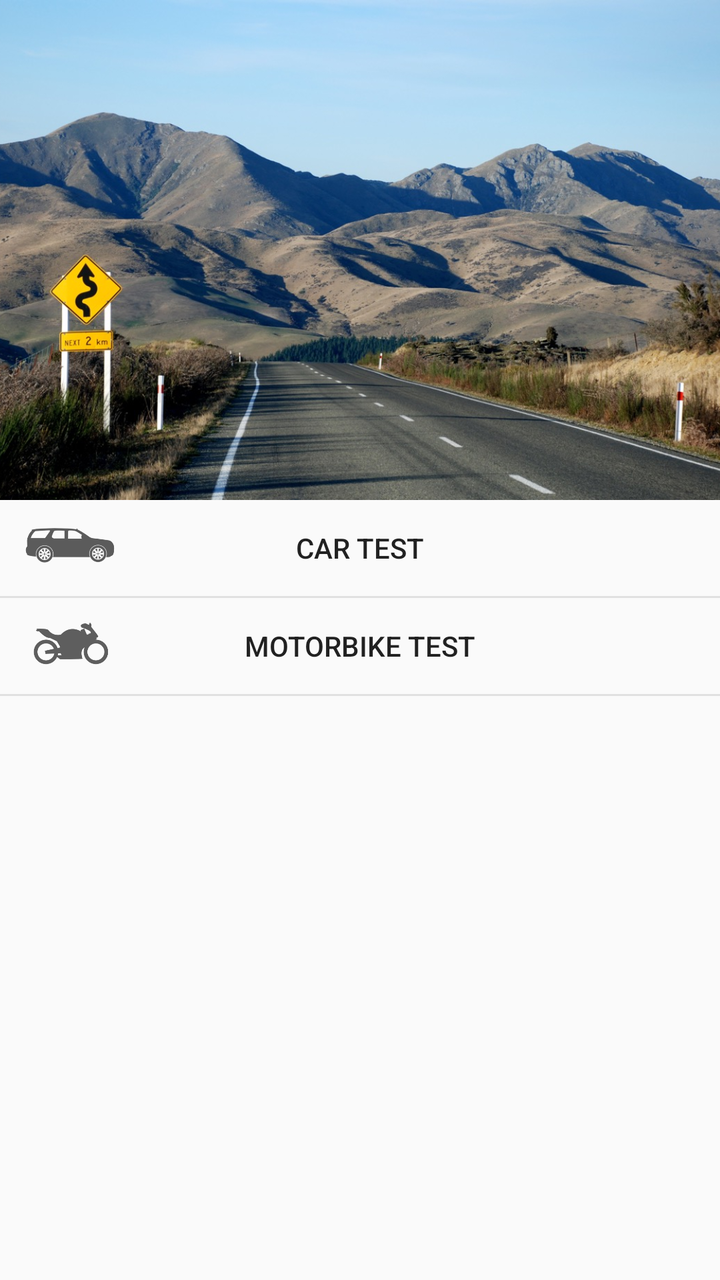
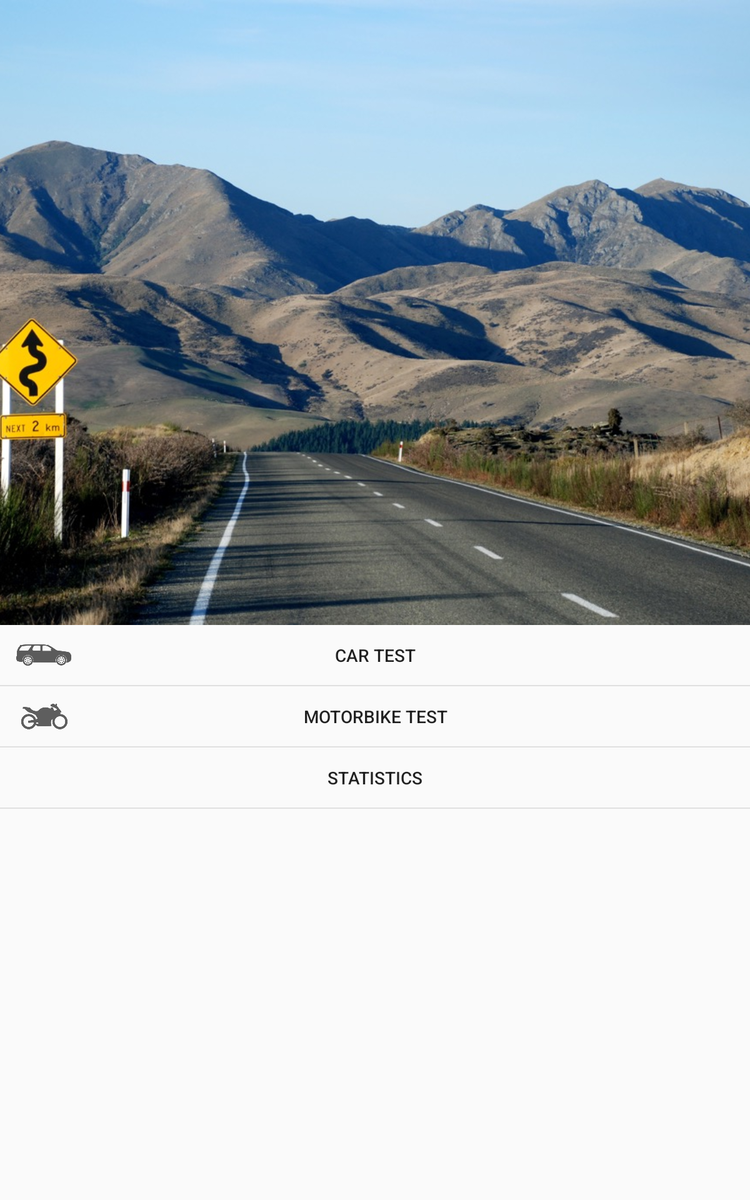

The same Android screen from two of the app's own layout files: first res/layout/ as a phone draws it, then the repository's variant for another configuration, drawn on a device whose configuration selects that folder. Both files follow.
<!-- AndroidManifest.xml: application theme Theme.MyTheme -->
<!-- res/layout/fragment_menu_main.xml -->
<?xml version="1.0" encoding="utf-8"?>
<ScrollView xmlns:android="http://schemas.android.com/apk/res/android"
    xmlns:tools="http://schemas.android.com/tools"
    android:layout_width="match_parent"
    android:layout_height="match_parent"
    tools:context=".MainActivity">

    <LinearLayout
        android:layout_width="match_parent"
        android:layout_height="wrap_content"
        android:orientation="vertical">

        <ImageView
            android:id="@+id/main_screen_image"
            android:layout_width="match_parent"
            android:layout_height="250dp"
            android:contentDescription="@string/main_menu_img_description"
            android:scaleType="centerCrop"
            android:src="@drawable/main_card" />

        <RelativeLayout
            android:layout_width="match_parent"
            android:layout_height="wrap_content">

            <ImageView
                android:layout_width="50dp"
                android:layout_height="25dp"
                android:layout_marginLeft="10dp"
                android:layout_marginStart="10dp"
                android:layout_marginTop="10dp"
                android:scaleType="centerCrop"
                android:src="@drawable/ic_car_grey"
                tools:ignore="ContentDescription" />

            <Button
                android:id="@+id/btn_main_car"
                style="?android:attr/borderlessButtonStyle"
                android:layout_width="match_parent"
                android:layout_height="wrap_content"
                android:gravity="center"
                android:text="@string/main_menu_car_test" />

        </RelativeLayout>

        
        <View
            android:layout_width="match_parent"
            android:layout_height="1dp"
            android:background="@color/separator" />

        
        
        <RelativeLayout
            android:layout_width="match_parent"
            android:layout_height="wrap_content">

            <ImageView
                android:layout_width="40dp"
                android:layout_height="25dp"
                android:layout_marginLeft="15dp"
                android:layout_marginStart="15dp"
                android:layout_marginTop="10dp"
                android:scaleType="centerCrop"
                android:src="@drawable/ic_bike_grey"
                tools:ignore="ContentDescription" />

            <Button
                android:id="@+id/btn_main_motorbike"
                style="?android:attr/borderlessButtonStyle"
                android:layout_width="fill_parent"
                android:layout_height="wrap_content"
                android:text="@string/main_menu_motorbike_test" />
        </RelativeLayout>

        <View
            android:layout_width="match_parent"
            android:layout_height="1dp"
            android:background="@color/separator" />

    </LinearLayout>
</ScrollView>
<!-- resources referenced by this layout -->
<resources>
  <color name="separator">#E0E0E0</color>
  <!-- drawable ic_bike_grey: jpg bitmap (drawable, 10922 bytes) -->
  <!-- drawable ic_car_grey: png bitmap (drawable, 14046 bytes) -->
  <!-- drawable main_card: jpg bitmap (drawable, 232585 bytes) -->
  <string name="main_menu_car_test">Car Test</string>
  <string name="main_menu_img_description">NZ Driving Test App</string>
  <string name="main_menu_motorbike_test">Motorbike Test</string>
  <style name="Theme.MyTheme" parent="Theme.AppCompat.Light.DarkActionBar">
          
          <item name="colorPrimaryDark">@color/material_yellow_800</item>
          <item name="colorPrimary">@color/material_yellow_700</item>
          <item name="colorAccent">@color/material_yellow_600</item>
      </style>
  <color name="material_yellow_800">#F9A825</color>
  <color name="material_yellow_700">#FBC02D</color>
  <color name="material_yellow_600">#FDD835</color>
</resources>
<!-- res/layout-sw600dp/fragment_menu_main.xml (the repository's variant of the layout above) -->
<!-- drawn on a 7-inch tablet held upright -->
<?xml version="1.0" encoding="utf-8"?>
<ScrollView xmlns:android="http://schemas.android.com/apk/res/android"
    xmlns:tools="http://schemas.android.com/tools"
    android:layout_width="match_parent"
    android:layout_height="match_parent"
    tools:context=".MainActivity">

    <LinearLayout
        android:layout_width="match_parent"
        android:layout_height="wrap_content"
        android:orientation="vertical">

        <ImageView
            android:id="@+id/main_screen_image"
            android:layout_width="match_parent"
            android:layout_height="500dp"
            android:contentDescription="@string/main_menu_img_description"
            android:scaleType="centerCrop"
            android:src="@drawable/main_card" />

        <RelativeLayout
            android:layout_width="match_parent"
            android:layout_height="wrap_content">

            <ImageView
                android:id="@+id/iv_main_car"
                android:layout_width="50dp"
                android:layout_height="25dp"
                android:layout_marginLeft="10dp"
                android:layout_marginStart="10dp"
                android:layout_centerVertical="true"
                android:scaleType="centerCrop"
                android:src="@drawable/ic_car_grey"
                tools:ignore="ContentDescription" />

            <Button
                android:id="@+id/btn_main_car"
                style="?android:attr/borderlessButtonStyle"
                android:layout_width="match_parent"
                android:layout_height="wrap_content"
                android:gravity="center"
                android:text="@string/main_menu_car_test" />

        </RelativeLayout>

        
        <View
            android:layout_width="match_parent"
            android:layout_height="1dp"
            android:background="@color/separator" />

        
        
        <RelativeLayout
            android:layout_width="match_parent"
            android:layout_height="wrap_content">

            <ImageView
                android:id="@+id/iv_main_mb"
                android:layout_width="40dp"
                android:layout_height="25dp"
                android:layout_marginLeft="15dp"
                android:layout_marginStart="15dp"
                android:layout_centerVertical="true"
                android:scaleType="centerCrop"
                android:src="@drawable/ic_bike_grey"
                tools:ignore="ContentDescription" />

            <Button
                android:id="@+id/btn_main_motorbike"
                style="?android:attr/borderlessButtonStyle"
                android:layout_width="fill_parent"
                android:layout_height="wrap_content"
                android:text="@string/main_menu_motorbike_test" />
        </RelativeLayout>

        <View
            android:layout_width="match_parent"
            android:layout_height="1dp"
            android:background="@color/separator" />

        <RelativeLayout
            android:layout_width="match_parent"
            android:layout_height="wrap_content"
            android:layout_gravity="center_vertical">

            <ImageView
                android:id="@+id/iv_main_statistics"
                android:layout_width="35dp"
                android:layout_height="35dp"
                android:layout_centerVertical="true"
                android:layout_marginLeft="15dp"
                android:layout_marginStart="15dp"
                android:paddingLeft="10dp"
                android:scaleType="fitCenter"
                android:src="@drawable/ic_statistics"
                tools:ignore="ContentDescription,RtlHardcoded,RtlSymmetry" />

            <Button
                android:id="@+id/btn_menu_statistics"
                style="?android:attr/borderlessButtonStyle"
                android:layout_width="match_parent"
                android:layout_height="wrap_content"
                android:gravity="center"
                android:text="@string/menu_statistics" />
        </RelativeLayout>

        <View
            android:layout_width="match_parent"
            android:layout_height="1dp"
            android:background="@color/separator" />

    </LinearLayout>

</ScrollView>
<!-- resources referenced by the variant -->
<!-- as a 7-inch tablet held upright resolves them -->
<resources>
  <color name="separator">#E0E0E0</color>
  <!-- drawable ic_bike_grey: jpg bitmap (drawable, 10922 bytes) -->
  <!-- drawable ic_car_grey: png bitmap (drawable, 14046 bytes) -->
  <!-- drawable main_card: jpg bitmap (drawable, 232585 bytes) -->
  <string name="main_menu_car_test">Car Test</string>
  <string name="main_menu_img_description">NZ Driving Test App</string>
  <string name="main_menu_motorbike_test">Motorbike Test</string>
  <string name="menu_statistics">Statistics</string>
  <style name="Theme.MyTheme" parent="Theme.AppCompat.Light.DarkActionBar">
          
          <item name="colorPrimaryDark">@color/material_yellow_800</item>
          <item name="colorPrimary">@color/material_yellow_700</item>
          <item name="colorAccent">@color/material_yellow_600</item>
      </style>
  <color name="material_yellow_800">#F9A825</color>
  <color name="material_yellow_700">#FBC02D</color>
  <color name="material_yellow_600">#FDD835</color>
</resources>
